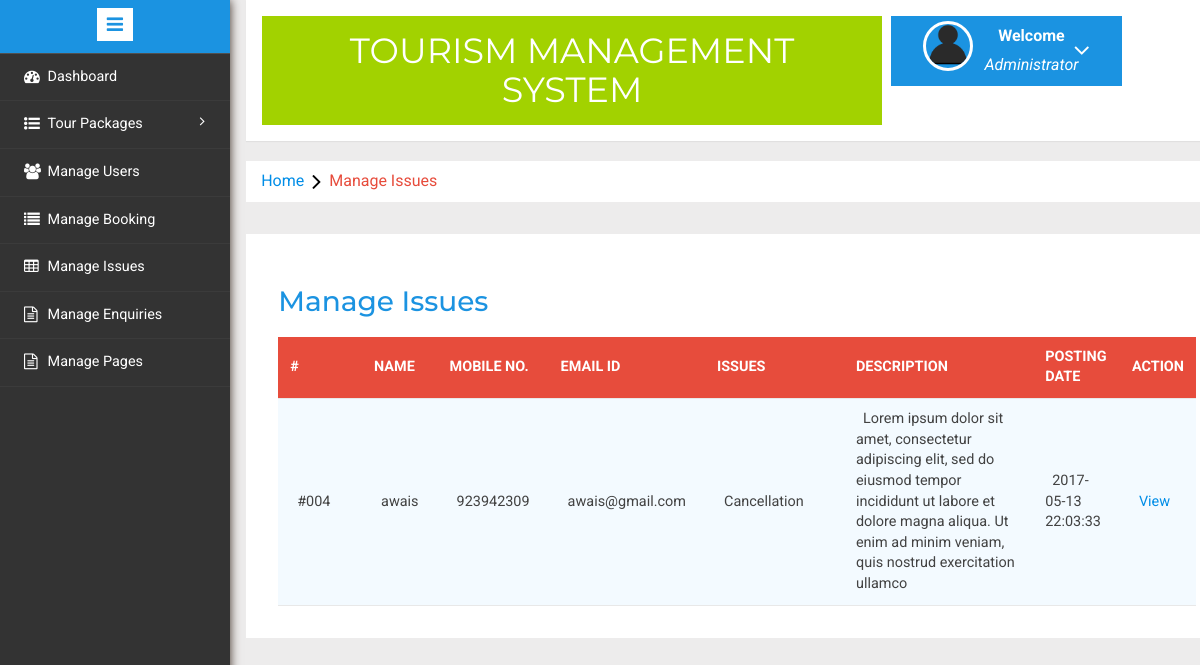
/admin/manageissues.php (signed in), run on the app's committed database.
### tables this page shows
CREATE TABLE `tblissues` (
  `id` int(11) NOT NULL,
  `UserEmail` varchar(100) DEFAULT NULL,
  `Issue` varchar(100) DEFAULT NULL,
  `Description` mediumtext DEFAULT NULL,
  `PostingDate` timestamp NULL DEFAULT current_timestamp(),
  `AdminRemark` mediumtext DEFAULT NULL,
  `AdminremarkDate` timestamp NULL DEFAULT NULL ON UPDATE current_timestamp()
);

CREATE TABLE `tblusers` (
  `id` int(11) NOT NULL,
  `FullName` varchar(100) DEFAULT NULL,
  `MobileNumber` char(10) DEFAULT NULL,
  `EmailId` varchar(70) DEFAULT NULL,
  `Password` varchar(100) DEFAULT NULL,
  `RegDate` timestamp NULL DEFAULT current_timestamp(),
  `UpdationDate` timestamp NULL DEFAULT NULL ON UPDATE current_timestamp()
);

### admin/manageissues.php (the view, shortened to what this page needs)
<?php
include('includes/config.php');
if(strlen($_SESSION['alogin'])==0)
	{
header('location:index.php');
}
else{
	?>
<!DOCTYPE HTML>
<html>
<head>
<link href="css/bootstrap.min.css" rel='stylesheet' type='text/css' />
<link href="css/style.css" rel='stylesheet' type='text/css' />
<link rel="stylesheet" href="css/morris.css" type="text/css"/>
<link href="css/font-awesome.css" rel="stylesheet">
<link rel="stylesheet" type="text/css" href="css/table-style.css" />
<link rel="stylesheet" type="text/css" href="css/basictable.css" />
<link rel="stylesheet" href="css/icon-font.min.css" type='text/css' />
</head>
<body>
   <div class="page-container">
<div class="left-content">
	   <div class="mother-grid-inner">
				<?php include('includes/header.php');?>
				</div>
<ol class="breadcrumb">
                <li class="breadcrumb-item"><a href="index.html">Home</a><i class="fa fa-angle-right"></i>Manage Issues</li>
            </ol>
<div class="agile-grids">
				<div class="agile-tables">
					<div class="w3l-table-info">
					  <h2>Manage Issues</h2>
					    <table id="table">
						<thead>
						  <tr>
						  <th>#</th>
							<th>Name</th>
							<th>Mobile No.</th>
							<th>Email Id</th>
							<th>Issues </th>
							<th>Description </th>
							<th>Posting date </th>
							<th>Action </th>
						  </tr>
						</thead>
						<tbody>
<?php $sql = "SELECT tblissues.id as id,tblusers.FullName as fname,tblusers.MobileNumber as mnumber,tblusers.EmailId as email,tblissues.Issue as issue,tblissues.Description as Description,tblissues.PostingDate as PostingDate from tblissues join tblusers on tblusers.EmailId=tblissues.UserEmail";
$query = $dbh -> prepare($sql);
$query->execute();
$results=$query->fetchAll(PDO::FETCH_OBJ);
if($query->rowCount() > 0)
{
foreach($results as $result)
{				?>
						  <tr>
							<td width="120">#00<?php echo htmlentities($result->id);?></td>
							<td width="50"><?php echo htmlentities($result->fname);?></td>
								<td width="50"><?php echo htmlentities($result->mnumber);?></td>
							<td width="50"><?php echo htmlentities($result->email);?></td>
							<td width="200"><?php echo htmlentities($result->issue);?></a></td>
							<td width="400"><?php echo htmlentities($result->Description);?></td>
								<td width="50"><?php echo htmlentities($result->PostingDate);?></td>
<td><a href="javascript:void(0);" onClick="popUpWindow('http://localhost/tms/admin/updateissue.php?iid=<?php echo ($result->id);?>');">View </a>
</td>
</tr>
						 <?php } }?>
						</tbody>
					  </table>
					</div>
			</div>
</div>
</div>
						<?php include('includes/sidebarmenu.php');?>
							</div>
</body>
</html>
<?php } ?>

### admin/css/table-style.css (style rules this page uses)
table { background: white; border-collapse: collapse; margin: 1.25em 0 0; width: 100%; }
table tr, table th, table td { border: none; border-bottom: 1px solid #e8e8e8; font-size: .95em; }
table th, table td { padding: 10px 12px; text-align: left; }
table th { background: #e74c3c; color: #fff; text-transform: uppercase; }
table tr td { background: #f3faff; color: #424242; }
table { width: 100%; }

### data on the page
tblissues: id "4", tblusers.FullName "awais", tblusers.MobileNumber "923942309", tblusers.EmailId "awais@gmail.com", Issue "Cancellation", Description "Lorem ipsum dolor sit amet, consectetur adipiscing elit, sed do eiusmod tempor incididunt ut labore et dolore magna aliqua. Ut enim ad minim veniam, quis nostrud exercitation ullamco", PostingDate "2017-05-13 22:03:33"
